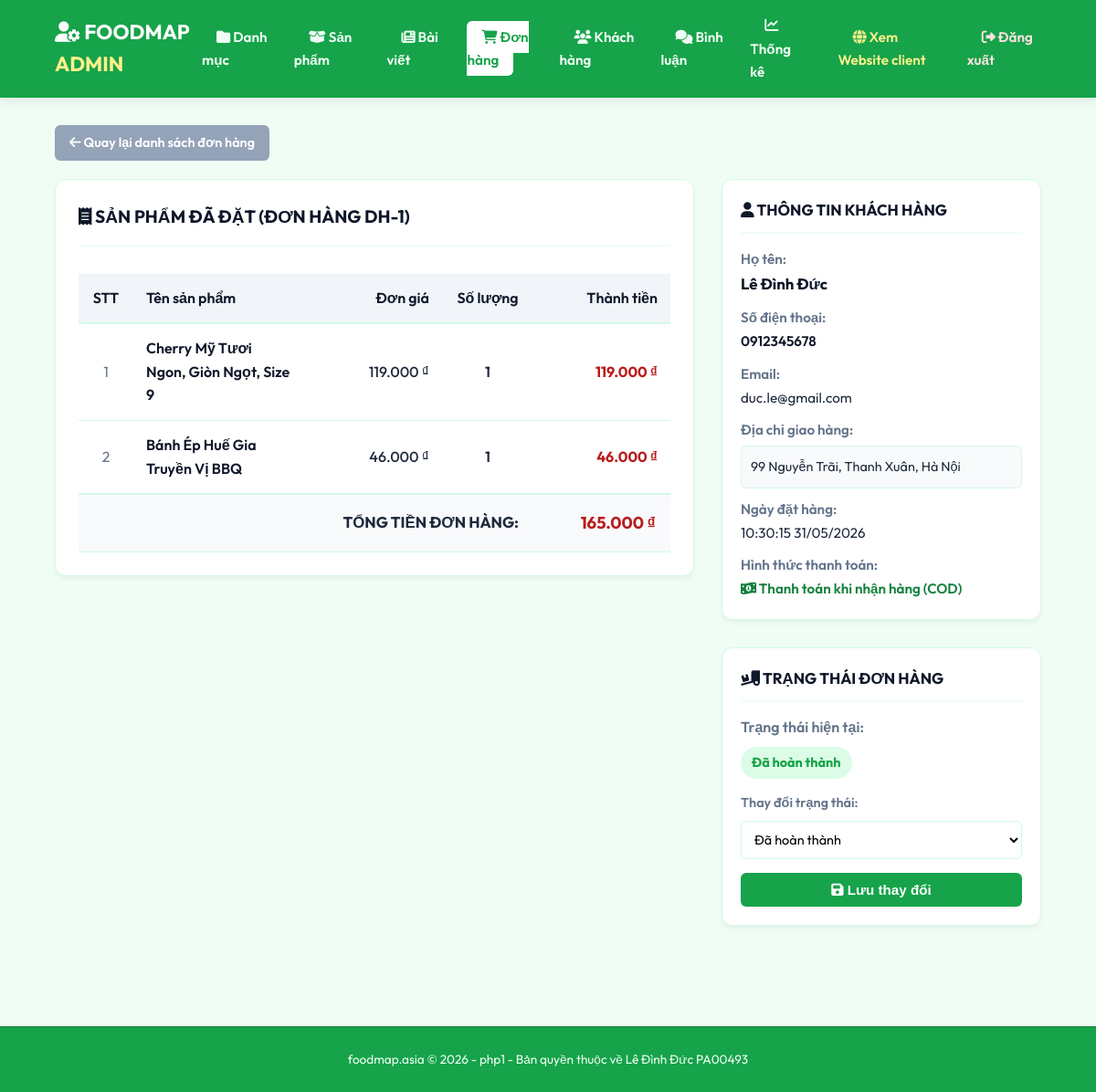
/admin/index.php?act=chitietdonhang&id=1 (signed in), run on the app's committed database.
### tables this page shows
CREATE TABLE IF NOT EXISTS `donhang` (
  `id` int(11) NOT NULL AUTO_INCREMENT,
  `buyer_name` varchar(255) NOT NULL,
  `buyer_tel` varchar(20) NOT NULL,
  `buyer_address` varchar(255) NOT NULL,
  `buyer_email` varchar(255) NOT NULL,
  `order_date` varchar(50) NOT NULL,
  `total_amount` double(10,2) NOT NULL DEFAULT 0.00,
  `status` tinyint(4) NOT NULL DEFAULT 0,
  `payment_method` varchar(50) NOT NULL DEFAULT 'COD',
  PRIMARY KEY (`id`)
);

CREATE TABLE IF NOT EXISTS `donhang_chitiet` (
  `id` int(11) NOT NULL AUTO_INCREMENT,
  `id_donhang` int(11) NOT NULL,
  `id_sanpham` int(11) NOT NULL,
  `product_name` varchar(255) NOT NULL,
  `price` double(10,2) NOT NULL DEFAULT 0.00,
  `quantity` int(11) NOT NULL DEFAULT 1,
  PRIMARY KEY (`id`),
  FOREIGN KEY (`id_donhang`) REFERENCES `donhang` (`id`) ON DELETE CASCADE
);

### models/pdo.php (called while the page is built, shortened)
<?php
function pdo_get_connection(){
    $dburl = "mysql:host=localhost;dbname=duanmau;charset=utf8";
    $username = 'root';
    $password = '';
    try {
        $conn = new PDO($dburl, $username, $password);
        $conn->setAttribute(PDO::ATTR_ERRMODE, PDO::ERRMODE_EXCEPTION);
        return $conn;
    } catch (PDOException $e) {
        die("Kết nối CSDL thất bại: " . $e->getMessage());
    }
}
function pdo_query($sql){
    $sql_args = array_slice(func_get_args(), 1);
    try{
        $conn = pdo_get_connection();
        $stmt = $conn->prepare($sql);
        $stmt->execute($sql_args);
        $rows = $stmt->fetchAll(PDO::FETCH_ASSOC);
        return $rows;
    }
    catch(PDOException $e){
        throw $e;
    }
    finally{
        unset($conn);
    }
}
function pdo_query_one($sql){
    $sql_args = array_slice(func_get_args(), 1);
    try{
        $conn = pdo_get_connection();
        $stmt = $conn->prepare($sql);
        $stmt->execute($sql_args);
        $row = $stmt->fetch(PDO::FETCH_ASSOC);
        return $row;
    }
    catch(PDOException $e){
        throw $e;
    }
    finally{
        unset($conn);
    }
}
?>

### models/donhang.php (called while the page is built, shortened)
<?php
function loadone_donhang($id) {
    $sql = "SELECT * FROM donhang WHERE id = ?";
    return pdo_query_one($sql, $id);
}
function loadall_donhang_chitiet($id_donhang) {
    $sql = "SELECT * FROM donhang_chitiet WHERE id_donhang = ? ORDER BY id ASC";
    return pdo_query($sql, $id_donhang);
}
?>

### admin/donhang/detail.php (the view, shortened to what this page needs)
<?php
if (isset($dh) && is_array($dh)) {
    extract($dh);
    $total_formatted = number_format($total_amount, 0, ',', '.') . ' ₫';
} else {
    echo '<div class="admin-container"><div class="admin-alert admin-alert-danger">Đơn hàng không tồn tại hoặc đã bị xóa.</div></div>';
    return;
}
?>
<div class="admin-container">
    <div style="margin-bottom: 20px;">
        <a href="index.php?act=listdonhang" class="btn" style="background-color: #94a3b8; color: white; padding: 8px 16px; font-size: 0.9rem;"><i class="fa-solid fa-arrow-left"></i> Quay lại danh sách đơn hàng</a>
    </div>
    <div style="display: grid; grid-template-columns: 1fr 350px; gap: 30px; flex-wrap: wrap;">
        <div>
            <div class="admin-card">
                <div class="card-header">
                    <h2 class="card-title"><i class="fa-solid fa-receipt"></i> SẢN PHẨM ĐÃ ĐẶT (ĐƠN HÀNG DH-<?= $id ?>)</h2>
                </div>
                <div class="table-responsive">
                    <table class="admin-table">
                        <thead>
                            <tr>
                                <th style="width: 60px; text-align: center;">STT</th>
                                <th>Tên sản phẩm</th>
                                <th style="text-align: right; width: 150px;">Đơn giá</th>
                                <th style="text-align: center; width: 100px;">Số lượng</th>
                                <th style="text-align: right; width: 150px;">Thành tiền</th>
                            </tr>
                        </thead>
                        <tbody>
                            <?php
                            $stt = 1;
                            if (isset($list_chitiet) && is_array($list_chitiet) && count($list_chitiet) > 0) {
                                foreach ($list_chitiet as $item) {
                                    extract($item);
                                    $subtotal = $price * $quantity;
                                    $price_formatted = number_format($price, 0, ',', '.') . ' ₫';
                                    $subtotal_formatted = number_format($subtotal, 0, ',', '.') . ' ₫';
                                    ?>
                                    <tr>
                                        <td style="text-align: center; color: #64748b;"><?= $stt++ ?></td>
                                        <td style="font-weight: 600; color: var(--dark-color);"><?= htmlspecialchars($product_name) ?></td>
                                        <td style="text-align: right; font-weight: 500;"><?= $price_formatted ?></td>
                                        <td style="text-align: center; font-weight: 600;"><?= $quantity ?></td>
                                        <td style="text-align: right; font-weight: 700; color: #b91c1c;"><?= $subtotal_formatted ?></td>
                                    </tr>
                                    <?php
                                }
                            } else {
                                echo '<tr><td colspan="5" style="text-align: center; color: #64748b; padding: 20px;">Không có chi tiết sản phẩm nào.</td></tr>';
                            }
                            ?>
                            <tr style="background-color: #f8fafc; font-weight: 700; border-top: 2px solid var(--border-color);">
                                <td colspan="4" style="text-align: right; font-size: 1.05rem; padding: 16px;">TỔNG TIỀN ĐƠN HÀNG:</td>
                                <td style="text-align: right; font-size: 1.15rem; color: #b91c1c; padding: 16px;"><?= $total_formatted ?></td>
                            </tr>
                        </tbody>
                    </table>
                </div>
            </div>
        </div>
        <div>
            <div class="admin-card" style="padding: 20px;">
                <div class="card-header" style="margin-bottom: 15px; padding-bottom: 10px;">
                    <h3 class="card-title" style="font-size: 1.05rem;"><i class="fa-solid fa-user"></i> THÔNG TIN KHÁCH HÀNG</h3>
                </div>
                <div style="font-size: 0.95rem; line-height: 1.7; color: var(--text-color);">
                    <div style="margin-bottom: 10px;">
                        <span style="font-weight: 600; color: #64748b;">Họ tên:</span>
                        <div style="font-weight: 700; color: var(--dark-color); font-size: 1.05rem;"><?= htmlspecialchars($buyer_name) ?></div>
                    </div>
                    <div style="margin-bottom: 10px;">
                        <span style="font-weight: 600; color: #64748b;">Số điện thoại:</span>
                        <div style="font-weight: 600; color: var(--dark-color);"><?= htmlspecialchars($buyer_tel) ?></div>
                    </div>
                    <div style="margin-bottom: 10px;">
                        <span style="font-weight: 600; color: #64748b;">Email:</span>
                        <div><?= htmlspecialchars($buyer_email) ?></div>
                    </div>
                    <div style="margin-bottom: 10px;">
                        <span style="font-weight: 600; color: #64748b;">Địa chỉ giao hàng:</span>
                        <div style="background-color: #f8fafc; padding: 10px; border-radius: 6px; border: 1px solid var(--border-color); font-size: 0.9rem; margin-top: 4px; word-wrap: break-word;">
                            <?= htmlspecialchars($buyer_address) ?>
                        </div>
                    </div>
                    <div style="margin-bottom: 10px;">
                        <span style="font-weight: 600; color: #64748b;">Ngày đặt hàng:</span>
                        <div><?= htmlspecialchars($order_date) ?></div>
                    </div>
                    <div>
                        <span style="font-weight: 600; color: #64748b;">Hình thức thanh toán:</span>
                        <div style="font-weight: 600; color: var(--primary-hover);"><i class="fa-solid fa-money-bill-1-wave"></i> Thanh toán khi nhận hàng (<?= htmlspecialchars($payment_method) ?>)</div>
                    </div>
                </div>
            </div>
            <div class="admin-card" style="padding: 20px;">
                <div class="card-header" style="margin-bottom: 15px; padding-bottom: 10px;">
                    <h3 class="card-title" style="font-size: 1.05rem;"><i class="fa-solid fa-truck-ramp-box"></i> TRẠNG THÁI ĐƠN HÀNG</h3>
                </div>
                <div style="margin-bottom: 15px;">
                    <span style="font-weight: 600; color: #64748b; display: block; margin-bottom: 8px;">Trạng thái hiện tại:</span>
                    <div>
                        <?php
                        switch ($status) {
                            case 2:
                                echo '<span class="status-badge" style="background-color: #dcfce7; color: #16a34a; padding: 6px 12px; border-radius: 9999px; font-size: 0.9rem; font-weight: 700; display: inline-block;">Đã hoàn thành</span>';
                                break;
                        }
                        ?>
                    </div>
                </div>
                <form action="index.php?act=updatedonhang" method="POST">
                    <div class="admin-form-group" style="margin-bottom: 15px;">
                        <label for="status" style="font-weight: 600; color: #64748b;">Thay đổi trạng thái:</label>
                        <select name="status" id="status" class="admin-form-control" style="padding: 10px; font-size: 0.9rem;">
                            <option value="2" <?= ($status == 2) ? 'selected' : '' ?>>Đã hoàn thành</option>
                        </select>
                    </div>
                    <button type="submit" name="capnhat" class="btn btn-primary" style="width: 100%; font-size: 0.95rem; padding: 10px;"><i class="fa-solid fa-floppy-disk"></i> Lưu thay đổi</button>
                </form>
            </div>
        </div>
    </div>
</div>

### css/admin.css (style rules this page uses)
:root { --primary-color: #16a34a; --primary-hover: #15803d; --dark-color: #0f172a; --light-color: #f0fdf4; --text-color: #1e293b; --border-color: #d1fae5; --success-color: #22c55e; --info-color: #059669; --danger-color: #ef4444; --warning-color: #eab308; }
* { margin: 0; padding: 0; box-sizing: border-box; }
body { font-family: 'Outfit', sans-serif; background-color: var(--light-color); color: var(--text-color); line-height: 1.6; }
a { color: inherit; text-decoration: none; }
.admin-container { padding: 30px 5%; }
.admin-card { background-color: white; border-radius: 12px; padding: 25px; box-shadow: 0 4px 6px -1px rgba(0,0,0,0.05); border: 1px solid var(--border-color); margin-bottom: 30px; }
.card-header { display: flex; justify-content: space-between; align-items: center; margin-bottom: 20px; border-bottom: 2px solid var(--light-color); padding-bottom: 15px; }
.card-title { font-size: 1.2rem; font-weight: 700; color: var(--dark-color); }
.btn { display: inline-block; padding: 10px 20px; border-radius: 6px; font-weight: 600; font-size: 0.9rem; border: none; cursor: pointer; transition: all 0.2s; text-align: center; }
.btn-primary { background-color: var(--primary-color); color: white; }
.table-responsive { overflow-x: auto; }
.admin-table { width: 100%; border-collapse: collapse; margin-top: 10px; text-align: left; }
.admin-table th { background-color: #f1f5f9; color: var(--dark-color); padding: 14px; font-weight: 600; border-bottom: 2px solid var(--border-color); }
.admin-table td { padding: 14px; border-bottom: 1px solid var(--border-color); vertical-align: middle; }
.admin-form-group { margin-bottom: 20px; }
.admin-form-group label { display: block; font-weight: 500; margin-bottom: 8px; font-size: 0.9rem; color: var(--dark-color); }
.admin-form-control { width: 100%; padding: 12px; border: 1px solid var(--border-color); border-radius: 6px; font-family: inherit; font-size: 0.95rem; outline: none; transition: border 0.2s; }
select.admin-form-control { background-color: white; }

### data on the page
donhang: id "1", total_amount "165.000 ₫", buyer_name "Lê Đình Đức", buyer_tel "0912345678", buyer_email "duc.le@gmail.com", buyer_address "99 Nguyễn Trãi, Thanh Xuân, Hà Nội", order_date "10:30:15 31/05/2026", payment_method "COD", status "Đã hoàn thành"
donhang_chitiet: product_name "Cherry Mỹ Tươi Ngon, Giòn Ngọt, Size 9", price "119.000 ₫", quantity "1", subtotal_formatted "119.000 ₫"
donhang_chitiet: product_name "Bánh Ép Huế Gia Truyền Vị BBQ", price "46.000 ₫", quantity "1", subtotal_formatted "46.000 ₫"
